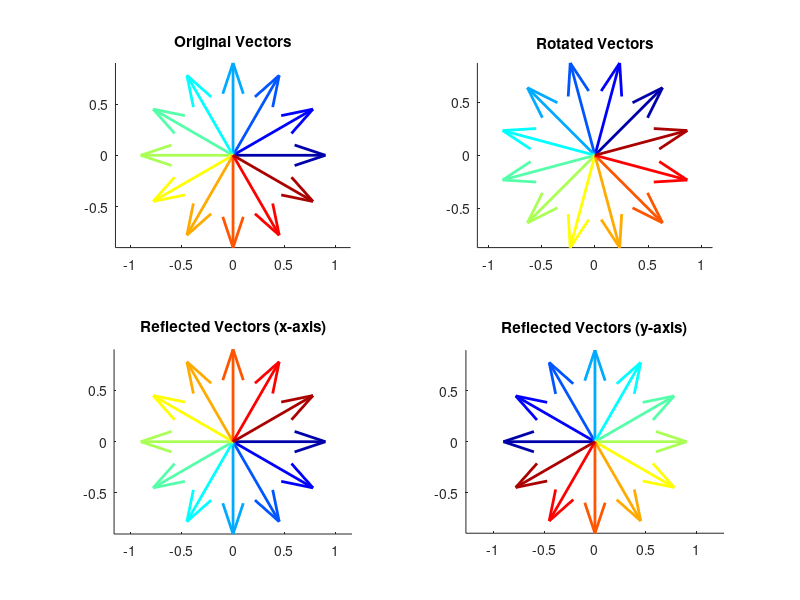
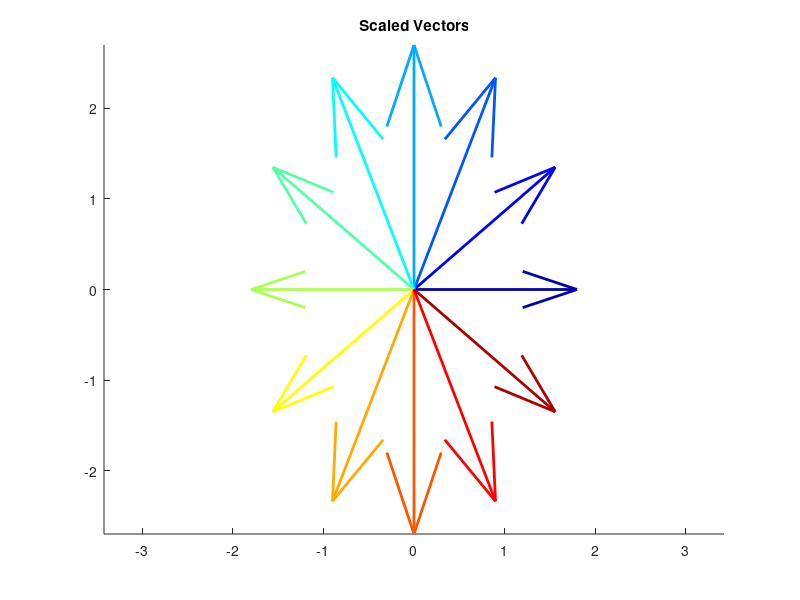
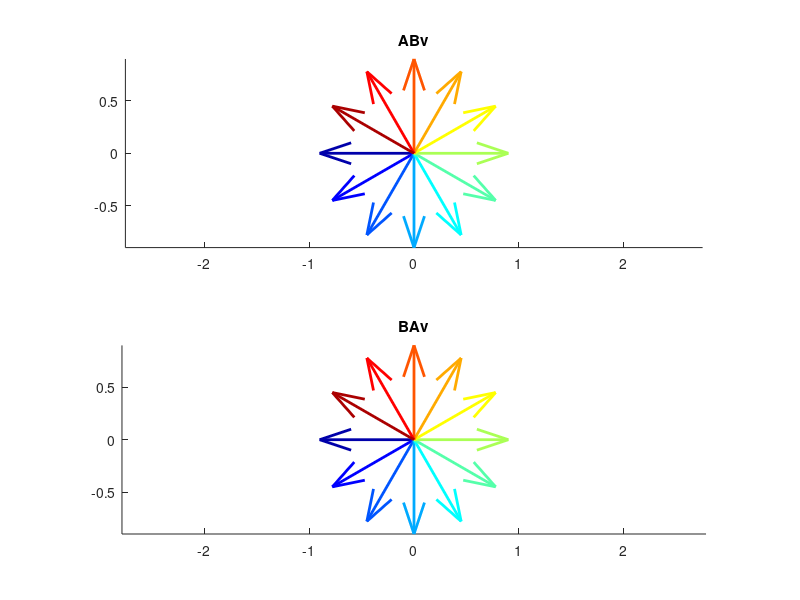
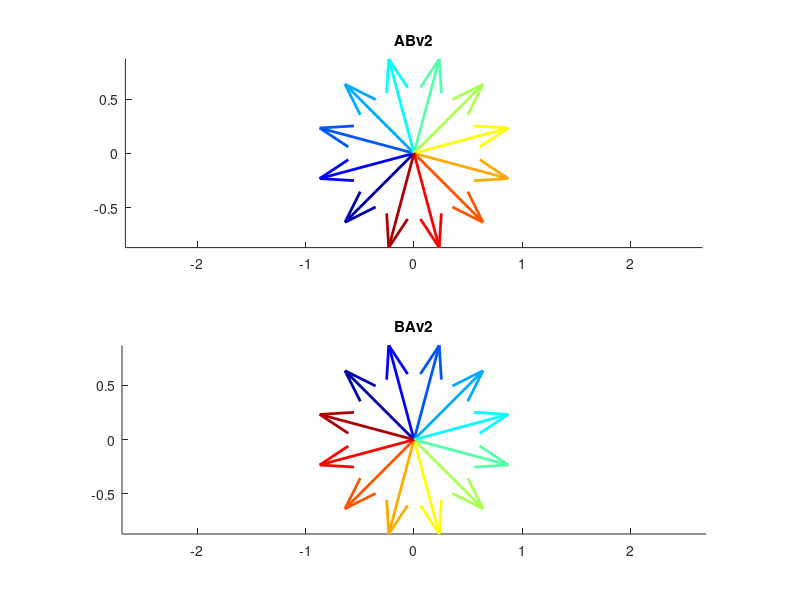

Reproduce these figures in MATLAB, in order.
num_vectors = 12;
angle_increment = 2*pi / num_vectors;
theta = 0;
vectors = zeros(2, num_vectors);
for i = 1:num_vectors
    vectors(:,i) = [cos(theta); sin(theta)];
    theta = theta + angle_increment;
end
theta = pi/4;
R = [cos(theta) -sin(theta); sin(theta) cos(theta)];%rotation
Rx = [1 0; 0 -1]; % reflect across x-axis
Ry = [-1 0; 0 1]; % reflect across y-axis
S = [2 0; 0 3]; % stretch by factor of 2 in x-direction and 3 in y-direction
rotated_vectors = R * vectors;
reflected_x_vectors = Rx * vectors;
reflected_y_vectors = Ry * vectors;
scaled_vectors = S * vectors;
colors = jet(num_vectors);
figure;
subplot(2,2,1);
hold on;
for i = 1:num_vectors
    quiver(0, 0, vectors(1,i), vectors(2,i), 'LineWidth', 2, 'Color', colors(i,:));
end
axis equal;
title('Original Vectors');
subplot(2,2,2);
hold on;
for i = 1:num_vectors
    quiver(0, 0, rotated_vectors(1,i), rotated_vectors(2,i), 'LineWidth', 2, 'Color', colors(i,:));
end
axis equal;
title('Rotated Vectors');
subplot(2,2,3);
hold on;
for i = 1:num_vectors
    quiver(0, 0, reflected_x_vectors(1,i), reflected_x_vectors(2,i), 'LineWidth', 2, 'Color', colors(i,:));
end
axis equal;
title('Reflected Vectors (x-axis)');
subplot(2,2,4);
hold on;
for i = 1:num_vectors
    quiver(0, 0, reflected_y_vectors(1,i), reflected_y_vectors(2,i), 'LineWidth', 2, 'Color', colors(i,:));
end
axis equal;
title('Reflected Vectors (y-axis)');
figure;
hold on;
for i = 1:num_vectors
    quiver(0, 0, scaled_vectors(1,i), scaled_vectors(2,i), 'LineWidth', 2, 'Color', colors(i,:));
end
axis equal;
title('Scaled Vectors');
A = [1 0; 0 -1];
B = [-1 0; 0 1];
ABvectors = A * B * vectors;
BAvectors = B * A * vectors;
figure;
subplot(2,1,1);
hold on;
for i = 1:num_vectors
    quiver(0, 0, ABvectors(1,i), ABvectors(2,i), 'LineWidth', 2, 'Color', colors(i,:));
end
axis equal;
title('ABv');
subplot(2,1,2);
hold on;
for i = 1:num_vectors
    quiver(0, 0, BAvectors(1,i), BAvectors(2,i), 'LineWidth', 2, 'Color', colors(i,:));
end
axis equal;
title('BAv');
A2 = [cos(theta) -sin(theta); sin(theta) cos(theta)];
B2 = [-1 0; 0 1];
AB2vectors = A2 * B2 * vectors;
BA2vectors = B2 * A2 * vectors;
figure;
subplot(2,1,1);
hold on;
for i = 1:num_vectors
    quiver(0, 0, AB2vectors(1,i), AB2vectors(2,i), 'LineWidth', 2, 'Color', colors(i,:));
end
axis equal;
title('ABv2');
subplot(2,1,2);
hold on;
for i = 1:num_vectors
    quiver(0, 0, BA2vectors(1,i), BA2vectors(2,i), 'LineWidth', 2, 'Color', colors(i,:));
end
axis equal;
title('BAv2');
